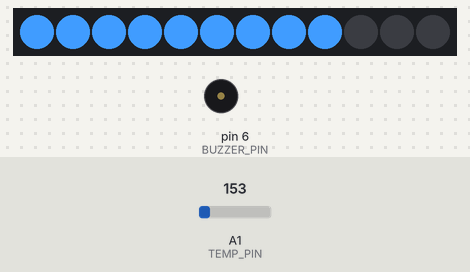
Bench run of a sketch on a simulated Arduino Uno, built with avr-gcc and run on an emulated ATmega328P. On the bench: 12 RGB LEDs in strip order, left to right, buzzer (waves = sounding). Inputs (shaded band) come from the test bench; at power-on: A1 (TEMP_PIN) = 153.

Above: at 1.2 s.
1.3 s: A1 (TEMP_PIN) set to 182
At 1.52 s:
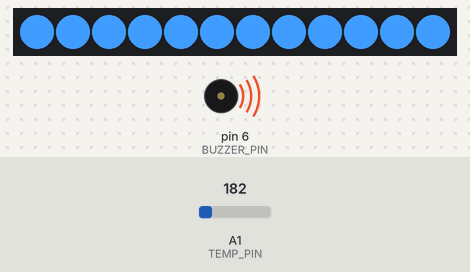
3.5 s: A1 (TEMP_PIN) set to 133
At 4.7 s:
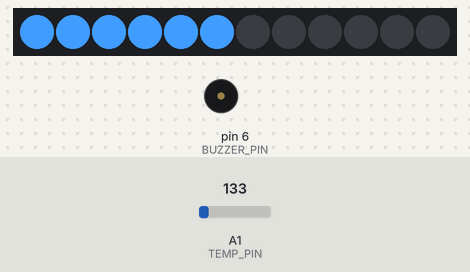
5.0 s: A1 (TEMP_PIN) set to 165
At 5.21 s:
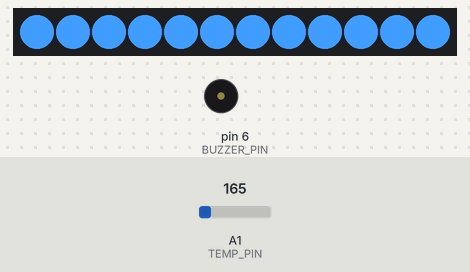
Timing chart, 0 to 13.5 s (numbered marks = the images above; inputs shaded):
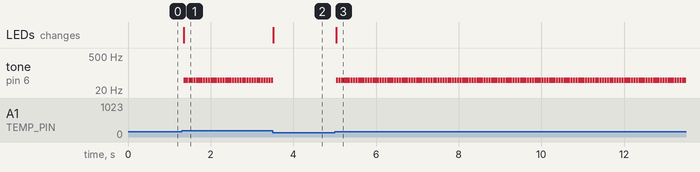

The sketch:

e3.ino
```cpp
// (C) Anton Golubenko, Aditya Khadkikar, Akuien Deng - Group: 27
// Work package 4
// Exercise 3
// Submission code: AW1Y2XM (provided by your TA-s)
#include <Adafruit_NeoPixel.h> // adding a NeoPixel library for the NeoPixel ring
#define LED_PIN 8 // set the NeoPixel ring to pin number 8
#define LED_PIN_RED 7 // set the red LED bulb to pin number 7
#define BUZZER_PIN 6 // set the Piezo speaker to pin number 6
#define LIGHTS 12 // set the amount of lights in NeoPixel to 12
#define TEMP_PIN A1 // set the temperature pin to A1

Adafruit_NeoPixel strip(LIGHTS, LED_PIN, NEO_GRB + NEO_KHZ800); // initialize NeoPixel ring as a strip, assign 12 lights to it, pin number 8 and initialize color bytes

void setup()
{
  strip.begin(); // start the NeoPixel ring
  strip.show(); // display the colors on the ring
}

void fillColors(int amount) { // funtion that takes in int amount as a parameter, in order to loop until a certain amount

  for(int i = 0; i < amount; i++) { // looping until a certain amount
      strip.setPixelColor(i, 64, 156, 255); // set a turqoise color on every LED light in NeoPixel until a certain reaching the amount specified
      strip.show(); // display the colors
    }

   for(int i = 12; i >= amount; i--) { // looping backwards in the ring, in order to fill the rest of LEDs
      strip.setPixelColor(i, 0, 0, 0); // set the color of LED to white
      strip.show(); // display the colors
    }

}

void loop()
{
  int temp = ((analogRead(TEMP_PIN)* 5.0 / 1023.0)-0.5)*100; // converting the recieved data from analog temperature sensor to a number


  if(temp < 0) { // if temperature is negative

    fillColors(1); // fill the colors on NeoPixel up to one LED
  } else if(temp >= 0 && temp < 10) { // if temperature is higher than or equal to 0 and less than 10

    fillColors(3); // fill in 3 LED's
  } else if(temp >= 10 && temp < 20) { // if temperature os equal to or higher than 10 and lower than 20

    fillColors(6); // fill in 6 LED's
  } else if(temp >= 20 && temp < 30) { // if temperature is equal to or higher than 20 and is lower than 30

    fillColors(9); // fill in 9 LED's

  } else if(temp >= 30) { // if temperature is equal to or higher than 30

    fillColors(12); // fill in all LED's
    digitalWrite(LED_PIN_RED, HIGH); // light up the red bulb
    tone(BUZZER_PIN, 50); // make a sound at 50 Khz
  }

  digitalWrite(LED_PIN_RED, LOW); // bulb stays turned off otherwise
  delay(50); // delay for 0.05 seconds
  noTone(BUZZER_PIN); // make no sound from the speaker
}
```

Measured:
- the behaviour switches between 163 and 164 on A1 (TEMP_PIN) (found by bisection; images 0 and 1)
- after the input at 1.3 s, tone on pin 6 (BUZZER_PIN): alternates 50 Hz for 0.05 s and silent for 0.01 s, starting after 0.05 s; the LEDs: change after 0.05 s (image 1)
- after the input at 3.5 s, tone on pin 6 (BUZZER_PIN): goes on until 3.5 s, then stays silent; the LEDs: change at once (image 2)
- after the input at 5.0 s, tone on pin 6 (BUZZER_PIN): alternates 50 Hz for 0.05 s and silent for 0.01 s, starting at once; the LEDs: change at once (image 3)
